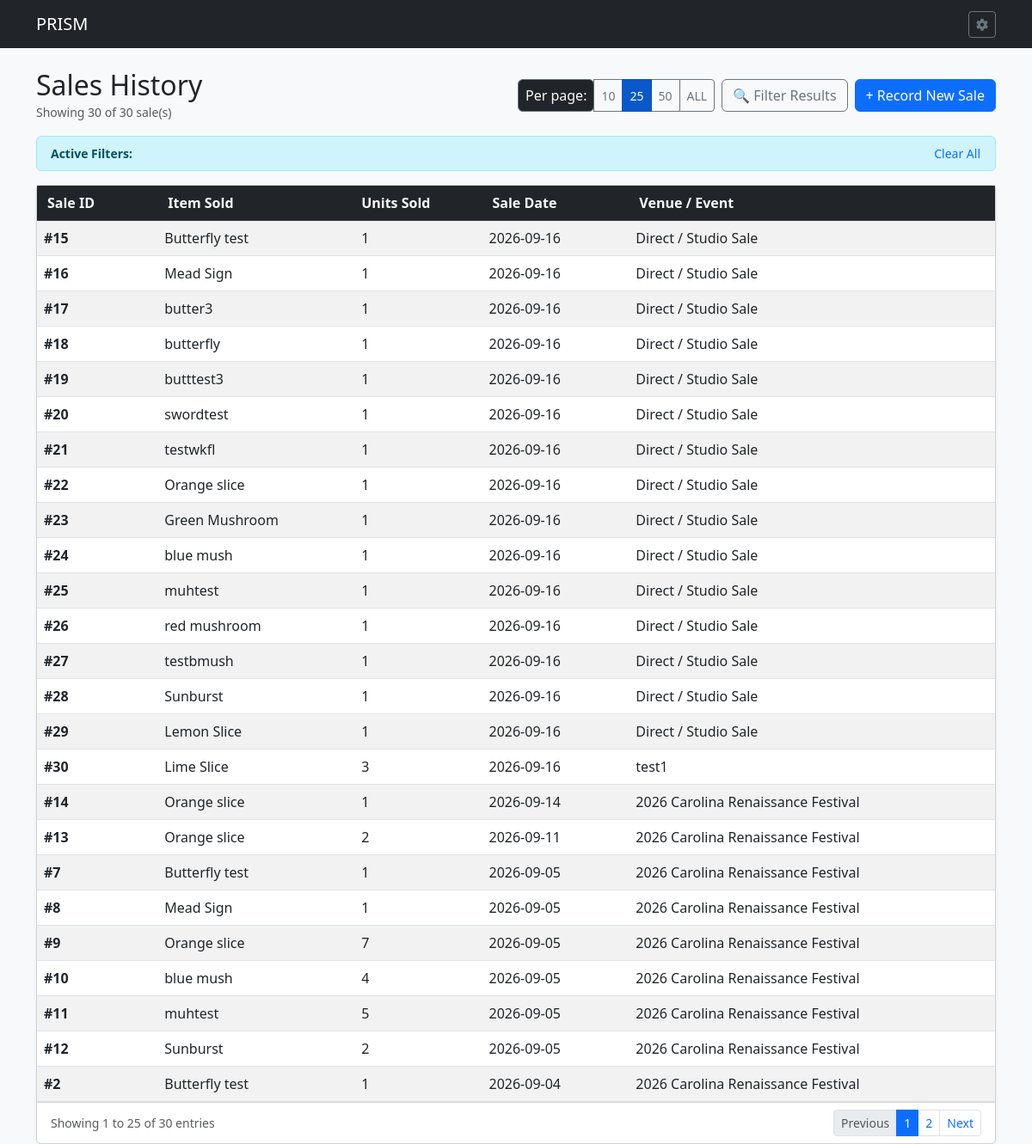
The app's page /sales with its own data.
### tables this page shows
CREATE TABLE ITMSALE (

    SALEID INTEGER PRIMARY KEY AUTOINCREMENT, 	--Sale ID
    ITEMID INTEGER,                           	--Item ID
    SUNITS INTEGER,                           	--Units Sold
    SDATE TEXT,                               	--Sale Date
    VENUEID INTEGER,                          	--Venue ID Sold at

    FOREIGN KEY (ITEMID) REFERENCES ITM(ITEMID) ON DELETE RESTRICT ON UPDATE CASCADE,
    FOREIGN KEY (VENUEID) REFERENCES VENUE(VENUEID) ON DELETE RESTRICT ON UPDATE CASCADE

);

CREATE TABLE ITM (

    ITEMID INTEGER PRIMARY KEY AUTOINCREMENT,	--Item ID
    ITMNAME TEXT,				--Item Name
    ITMIMG TEXT,				--Item Image
    ONEOFF INTEGER,				--One off Item
    VARIAT INTEGER,				--Is Variation Boolean
    ITMGRP TEXT,				--Item Group
    CURRENT INTEGER,				--Currently Being Sold Bool
    ITMPTRN TEXT,				--Item Pattern Image
    ITMSVG TEXT,				--Item SVG
    ITMNOTE TEXT,				--Item Notes
    ITMLEN TEXT,				--Item Length
    ITMWID TEXT,				--Item Width
    IMISLDR INTEGER,				--Item Solder IMI ID
    IMICAME INTEGER,				--Item CAME IMI ID
    IMIFOIL INTEGER,				--Item Foil IMI ID
    IMICHAIN INTEGER,				--Item Chain IMI ID
    IMIRING INTEGER,				--Item Ring IMI ID
    IMIWIRE INTEGER,				--Item Wire IMI ID
    PARENT INTEGER,				--Parent Item ID
    PATINA TEXT,				--Patina Type
    ISACTIVE INTEGER,				--Is Active Item

    FOREIGN KEY (ITMGRP) REFERENCES IGP(ITMGRP) ON DELETE SET NULL ON UPDATE CASCADE,
    FOREIGN KEY (IMISLDR) REFERENCES IMI(IMIID) ON DELETE SET NULL ON UPDATE CASCADE,
    FOREIGN KEY (IMICAME) REFERENCES IMI(IMIID) ON DELETE SET NULL ON UPDATE CASCADE,
    FOREIGN KEY (IMIFOIL) REFERENCES IMI(IMIID) ON DELETE SET NULL ON UPDATE CASCADE,
    FOREIGN KEY (IMICHAIN) REFERENCES IMI(IMIID) ON DELETE SET NULL ON UPDATE CASCADE,
    FOREIGN KEY (IMIRING) REFERENCES IMI(IMIID) ON DELETE SET NULL ON UPDATE CASCADE,
    FOREIGN KEY (IMIWIRE) REFERENCES IMI(IMIID) ON DELETE SET NULL ON UPDATE CASCADE,
    FOREIGN KEY (PATINA) REFERENCES PATINA(PATINA) ON DELETE SET NULL ON UPDATE CASCADE
);

CREATE TABLE VENUE (

    VENUEID INTEGER PRIMARY KEY AUTOINCREMENT,	--Auto Venue ID
    VENNAME TEXT,				--Venue Name
    VENGRP TEXT,				--Venue Group
    VENNOTE TEXT,				--Notes about Venue
    VENLOGO TEXT,				--Logo of Venue
    VENIMG TEXT,				--Image of Venue
    VSTREET1 TEXT,				--Venue Address 1
    VSTREET2 TEXT,				--Venue Address 2
    VCITY TEXT,					--Venue City
    VSTATE TEXT,				--Venue State
    VZIP TEXT,					--Venue Zip Code
    VURL TEXT,					--URL to Venue page
    VINSTA TEXT,				--Link to Venue Instagram
    VFB TEXT,					--Link to Venue Facebook
    VCONNAME TEXT,				--Venue Contact Name
    VCONPHN TEXT,				--Venue Contact Phone number
    VCONEMAIL TEXT,				--Venue Contact E-mail
    VCONNOTE TEXT,				--Notes about Venue Contact
    VENDLINE TEXT,				--Venue Application Deadline
    VCAMPAVA INTEGER,				--Venue Camping Avalibility Bool
    VCAMPED INTEGER,				--Venue Camped at location Bool
    VCAMPFEE NUMERIC,				--Venue Camping Fee
    VCAMPNT TEXT,				--Venue Camping Notes
    VFEES NUMERIC,				--Venue Vendor Fees
    VFEENOTE TEXT,				--Venue Fee Notes
    VENUELOC TEXT,				--Venue Additional Location Information
    VMULTI INTEGER,				--Venue Multi Weekend Boolean
    VSDATE TEXT,				--Venue Start Date
    VEDATE TEXT,				--Venue End Date
    VM INTEGER, VMST TEXT, VMET TEXT,		--Venue Monday Boolean, Monday Start Time, Monday End time
    VTE INTEGER, VTST TEXT, VTET TEXT,		--Venue Tuesday Boolean, Tuesday Start Time, Tuesday End time
    VW INTEGER, VWST TEXT, VWET TEXT,		--Venue Wednesday Boolean, Wednesday Start Time, Wednesday End time
    VR INTEGER, VRST TEXT, VRET TEXT,		--Venue Thursday Boolean, Thursday Start Time, Thursday End time
    VF INTEGER, VFST TEXT, VFET TEXT,		--Venue Friday Boolean, Friday Start Time, Friday End time
    VST INTEGER, VSTST TEXT, VSTET TEXT,	--Venue Satday Boolean, Satday Start Time, Satday End time
    VSN INTEGER, VSNST TEXT, VSNET TEXT,	--Venue Sunday Boolean, Sunday Start Time, Sunday End time
    ISACTIVE INTEGER,				--Is Active Boolean

    FOREIGN KEY (VENGRP) REFERENCES VGP(VENGRP) ON DELETE SET NULL ON UPDATE CASCADE


);

### routes/item_routes.py (the view)
@item_bp.route("/sales")
def list_sales():
    db = get_db()
    sales = db.execute("""

        SELECT s.SALEID, s.ITEMID, i.ITMNAME, i.ITMGRP, s.SUNITS, s.SDATE, v.VENNAME

        FROM ITMSALE s

        JOIN ITM i ON s.ITEMID = i.ITEMID

        LEFT JOIN VENUE v ON s.VENUEID = v.VENUEID

        ORDER BY s.SDATE DESC

    """).fetchall()
    items = db.execute("SELECT DISTINCT ITEMID, ITMNAME, ITMGRP FROM ITM ORDER BY ITMNAME ASC").fetchall()
    item_groups = db.execute("SELECT DISTINCT ITMGRP FROM ITM WHERE ITMGRP IS NOT NULL AND ITMGRP != '' ORDER BY ITMGRP ASC").fetchall()
    venues = db.execute("SELECT VENUEID, VENNAME FROM VENUE WHERE ISACTIVE = 1 ORDER BY VENNAME ASC").fetchall()
    return render_template("sales_list.html", sales=sales, items=items, item_groups=item_groups, venues=venues)

### app.py (called while the page is built)
def get_db():
    conn = sqlite3.connect(DATABASE)
    conn.row_factory = sqlite3.Row
    conn.execute("PRAGMA foreign_keys = ON;")
    return conn

### routes/item_routes.py (called while the page is built)
def get_db():
    from __main__ import get_db
    return get_db()

### templates/sales_list.html (shortened to what this page needs)
{% extends 'base.html' %}
{% block content %}
<div class="d-flex justify-content-between align-items-center mb-3">
    <div>
        <h2 class="mb-0">Sales History</h2>
        <small class="text-muted" id="totalCountInfo">Showing <span id="filteredCount">{{ sales|length }}</span> of {{ sales|length }} sale(s)</small>
    </div>
    <div class="d-flex align-items-center gap-2">
        <div class="btn-group btn-group-sm" role="group" aria-label="Items per page">
            <span class="input-group-text bg-dark text-light border-secondary px-2 fs-7">Per page:</span>
            <button type="button" class="btn btn-outline-secondary pageSizeBtn" data-size="10">10</button>
            <button type="button" class="btn btn-outline-secondary pageSizeBtn active" data-size="25">25</button>
            <button type="button" class="btn btn-outline-secondary pageSizeBtn" data-size="50">50</button>
            <button type="button" class="btn btn-outline-secondary pageSizeBtn" data-size="all">ALL</button>
        </div>
        <button type="button" class="btn btn-outline-secondary d-flex align-items-center gap-1" data-bs-toggle="modal" data-bs-target="#filterModal">
            🔍 Filter Results
        </button>
        <a href="{{ url_for('record_sale') }}" class="btn btn-primary">+ Record New Sale</a>
    </div>
</div>
<div id="activeFiltersBanner" class="alert alert-info py-2 px-3 d-flex align-items-center justify-content-between mb-3" style="display: none;">
    <div class="d-flex flex-wrap gap-2 align-items-center" id="activeFiltersList">
        <small class="fw-bold">Active Filters:</small>
    </div>
    <button type="button" id="clearAllFiltersBtn" class="btn btn-sm btn-link text-decoration-none p-0">Clear All</button>
</div>
{% macro sort_header(col_key, label) %}
    <a href="javascript:void(0);" onclick="sortTable('{{ col_key }}')" class="text-light text-decoration-none d-flex align-items-center justify-content-between px-1 sort-link" data-sort="{{ col_key }}">
        {{ label }}
        <small class="sort-indicator text-muted" style="opacity: 0.4;">↕</small>
    </a>
{% endmacro %}
<div class="card shadow-sm">
    <div class="card-body p-0">
        <table class="table table-striped table-hover mb-0 align-middle">
            <thead class="table-dark bg-dark">
                <tr>
                    <th class="text-light">{{ sort_header('SALEID', 'Sale ID') }}</th>
                    <th class="text-light">{{ sort_header('ITMNAME', 'Item Sold') }}</th>
                    <th class="text-light">Units Sold</th>
                    <th class="text-light">{{ sort_header('SDATE', 'Sale Date') }}</th>
                    <th class="text-light">{{ sort_header('VENNAME', 'Venue / Event') }}</th>
                </tr>
            </thead>
            <tbody id="salesTableBody">
                {% for s in sales %}
                <tr class="sale-row"
                    data-saleid="{{ s.SALEID }}"
                    data-itemid="{{ s.ITEMID }}"
                    data-itemname="{{ s.ITMNAME|e }}"
                    data-itemgrp="{{ s.ITMGRP or ''|e }}"
                    data-sunits="{{ s.SUNITS }}"
                    data-sdate="{{ s.SDATE }}"
                    data-venue="{{ s.VENNAME or ''|e }}">
                    <td><strong>#{{ s.SALEID }}</strong></td>
                    <td>{{ s.ITMNAME }}</td>
                    <td><span class="fs-6">{{ s.SUNITS }}</span></td>
                    <td>{{ s.SDATE }}</td>
                    <td>{{ s.VENNAME if s.VENNAME else 'Direct / Studio Sale' }}</td>
                </tr>
                {% else %}
                <tr id="noSalesRow">
                    <td colspan="5" class="text-center py-4 text-muted">No sales records logged yet. Click "Record New Sale" to record a transaction.</td>
                </tr>
                {% endfor %}
            </tbody>
        </table>
    </div>
    <div class="card-footer d-flex justify-content-between align-items-center bg-white py-2">
        <div class="text-muted small" id="paginationInfo">Showing 0 to 0 of 0 entries</div>
        <nav aria-label="Sales navigation">
            <ul class="pagination pagination-sm mb-0" id="paginationControls"></ul>
        </nav>
    </div>
</div>
{% endblock %}

### records on screen
ITMSALE: SALEID "15", ITMNAME "Butterfly test", SUNITS "1", SDATE "2026-09-16", VENNAME "Direct / Studio Sale"
ITMSALE: SALEID "16", ITMNAME "Mead Sign", SUNITS "1", SDATE "2026-09-16", VENNAME "Direct / Studio Sale"
ITMSALE: SALEID "17", ITMNAME "butter3", SUNITS "1", SDATE "2026-09-16", VENNAME "Direct / Studio Sale"
ITMSALE: SALEID "18", ITMNAME "butterfly", SUNITS "1", SDATE "2026-09-16", VENNAME "Direct / Studio Sale"
ITMSALE: SALEID "19", ITMNAME "butttest3", SUNITS "1", SDATE "2026-09-16", VENNAME "Direct / Studio Sale"
ITMSALE: SALEID "20", ITMNAME "swordtest", SUNITS "1", SDATE "2026-09-16", VENNAME "Direct / Studio Sale"
ITMSALE: SALEID "21", ITMNAME "testwkfl", SUNITS "1", SDATE "2026-09-16", VENNAME "Direct / Studio Sale"
ITMSALE: SALEID "22", ITMNAME "Orange slice", SUNITS "1", SDATE "2026-09-16", VENNAME "Direct / Studio Sale"
ITMSALE: SALEID "23", ITMNAME "Green Mushroom", SUNITS "1", SDATE "2026-09-16", VENNAME "Direct / Studio Sale"
ITMSALE: SALEID "24", ITMNAME "blue mush", SUNITS "1", SDATE "2026-09-16", VENNAME "Direct / Studio Sale"
ITMSALE: SALEID "25", ITMNAME "muhtest", SUNITS "1", SDATE "2026-09-16", VENNAME "Direct / Studio Sale"
ITMSALE: SALEID "26", ITMNAME "red mushroom", SUNITS "1", SDATE "2026-09-16", VENNAME "Direct / Studio Sale"
ITMSALE: SALEID "27", ITMNAME "testbmush", SUNITS "1", SDATE "2026-09-16", VENNAME "Direct / Studio Sale"
ITMSALE: SALEID "28", ITMNAME "Sunburst", SUNITS "1", SDATE "2026-09-16", VENNAME "Direct / Studio Sale"
ITMSALE: SALEID "29", ITMNAME "Lemon Slice", SUNITS "1", SDATE "2026-09-16", VENNAME "Direct / Studio Sale"
ITMSALE: SALEID "30", ITMNAME "Lime Slice", SUNITS "3", SDATE "2026-09-16", VENNAME "test1"
ITMSALE: SALEID "14", ITMNAME "Orange slice", SUNITS "1", SDATE "2026-09-14", VENNAME "2026 Carolina Renaissance Festival"
ITMSALE: SALEID "13", ITMNAME "Orange slice", SUNITS "2", SDATE "2026-09-11", VENNAME "2026 Carolina Renaissance Festival"
ITMSALE: SALEID "7", ITMNAME "Butterfly test", SUNITS "1", SDATE "2026-09-05", VENNAME "2026 Carolina Renaissance Festival"
ITMSALE: SALEID "8", ITMNAME "Mead Sign", SUNITS "1", SDATE "2026-09-05", VENNAME "2026 Carolina Renaissance Festival"
ITMSALE: SALEID "9", ITMNAME "Orange slice", SUNITS "7", SDATE "2026-09-05", VENNAME "2026 Carolina Renaissance Festival"
ITMSALE: SALEID "10", ITMNAME "blue mush", SUNITS "4", SDATE "2026-09-05", VENNAME "2026 Carolina Renaissance Festival"
ITMSALE: SALEID "11", ITMNAME "muhtest", SUNITS "5", SDATE "2026-09-05", VENNAME "2026 Carolina Renaissance Festival"
ITMSALE: SALEID "12", ITMNAME "Sunburst", SUNITS "2", SDATE "2026-09-05", VENNAME "2026 Carolina Renaissance Festival"
ITMSALE: SALEID "2", ITMNAME "Butterfly test", SUNITS "1", SDATE "2026-09-04", VENNAME "2026 Carolina Renaissance Festival"

### other values on screen
{{ sales|length }} "30"
{{ label }} "Sale ID Item Sold Sale Date Venue / Event"
